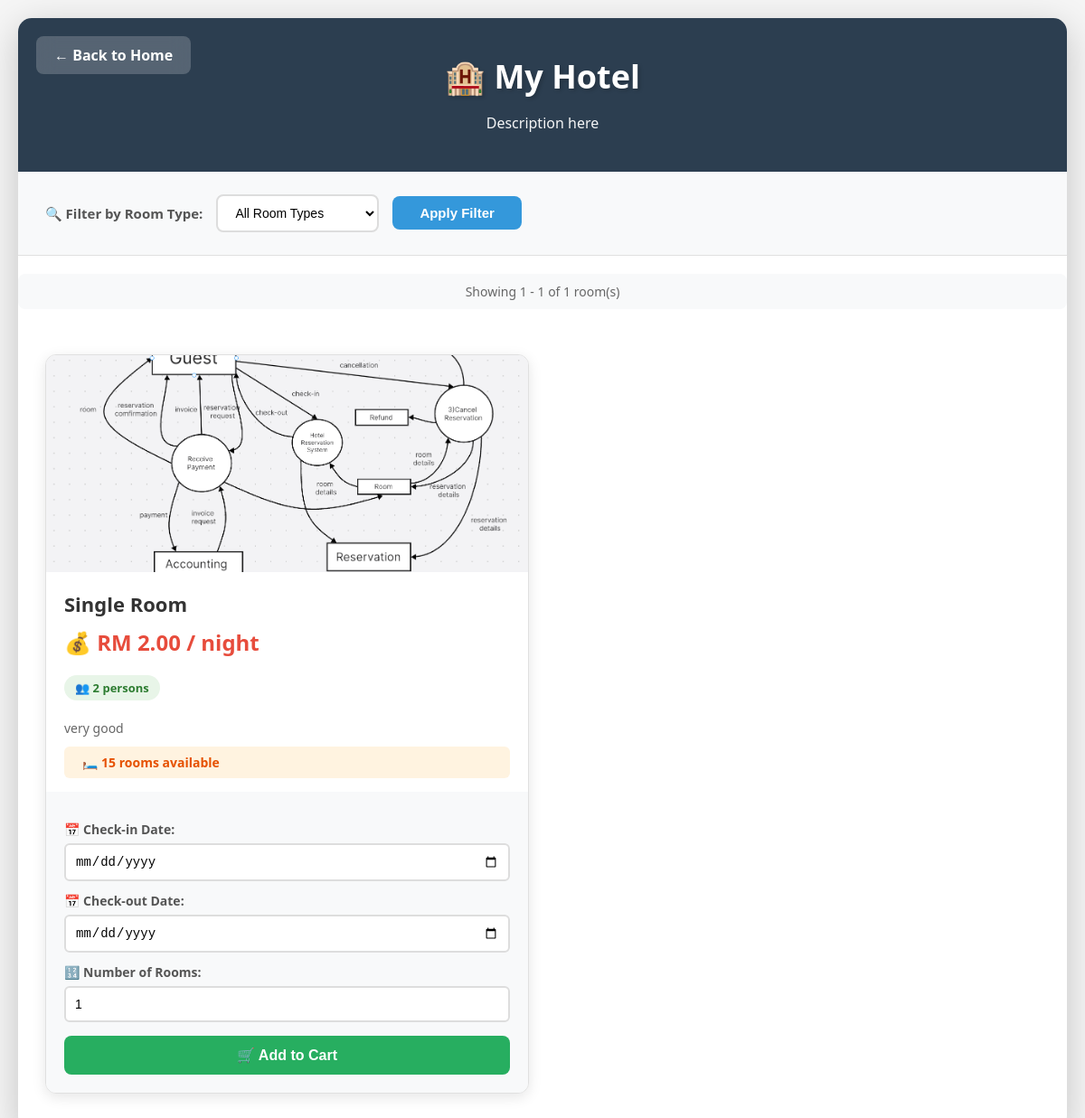
The app's page /php/user_room.php?hotel_id=123457 with its own data.
### tables this page shows
CREATE TABLE `hotel` (
  `HotelID` int(11) NOT NULL,
  `HotelName` varchar(100) DEFAULT NULL,
  `Description` varchar(255) DEFAULT NULL,
  `Address` varchar(255) DEFAULT NULL,
  `City` varchar(50) DEFAULT NULL,
  `Country` varchar(50) DEFAULT NULL,
  `NumRooms` int(11) DEFAULT NULL,
  `Category` varchar(50) DEFAULT NULL,
  `StarRating` int(11) DEFAULT NULL,
  `ImagePath` varchar(255) DEFAULT NULL
);

CREATE TABLE `room` (
  `RoomID` int(11) NOT NULL,
  `HotelID` int(11) DEFAULT NULL,
  `TenantID` int(11) DEFAULT NULL,
  `RoomType` varchar(50) DEFAULT NULL,
  `RoomPrice` decimal(10,2) DEFAULT NULL,
  `RoomDesc` text DEFAULT NULL,
  `RoomImage` varchar(255) DEFAULT NULL,
  `RoomStatus` varchar(20) DEFAULT NULL,
  `Capacity` int(11) DEFAULT NULL,
  `RoomQuantity` int(11) DEFAULT 1
);

### php/user_room.php (the view, shortened to what this page needs)
<?php
include "db_hotel.php";
$hotel_id = isset($_GET['hotel_id']) ? (int)$_GET['hotel_id'] : 0;
$room_type = isset($_GET['room_type']) ? trim($_GET['room_type']) : '';
$rooms_per_page = 3;
$current_page = isset($_GET['page']) ? max(1, (int)$_GET['page']) : 1;
$offset = ($current_page - 1) * $rooms_per_page;
$stmt = $conn->prepare("SELECT * FROM hotel WHERE HotelID = ?");
$stmt->bind_param("i", $hotel_id);
$stmt->execute();
$hotel = $stmt->get_result()->fetch_assoc();
$count_sql = "
    SELECT COUNT(*) as total
    FROM room
    WHERE HotelID = ?
      AND RoomStatus = 'Available'
";
$count_stmt = $conn->prepare($count_sql);
if (!empty($room_type)) {
    $count_stmt->bind_param("is", $hotel_id, $room_type);
} else {
    $count_stmt->bind_param("i", $hotel_id);
}
$count_stmt->execute();
$total_rooms = $count_stmt->get_result()->fetch_assoc()['total'];
$sql = "
    SELECT RoomType, RoomPrice, RoomDesc, RoomImage, Capacity, RoomQuantity
    FROM room
    WHERE HotelID = ?
      AND RoomStatus = 'Available'
";
$sql .= " LIMIT ? OFFSET ?";
$stmt2 = $conn->prepare($sql);
if (!empty($room_type)) {
    $stmt2->bind_param("isii", $hotel_id, $room_type, $rooms_per_page, $offset);
} else {
    $stmt2->bind_param("iii", $hotel_id, $rooms_per_page, $offset);
}
$stmt2->execute();
$rooms = $stmt2->get_result();
?>
<!DOCTYPE html>
<html lang="en">
<head>
    <link rel="stylesheet" href="/Hotel_Booking_System/css/user_room_style.css">
</head>
<body>
    <div class="main-container">
        <div class="page-header">
            <a href="../php/index.php" class="back-home-btn">
                ← Back to Home
            </a>
            <h1>🏨 <?php echo htmlspecialchars($hotel['HotelName']); ?></h1>
            <p class="hotel-description">
                <?php echo htmlspecialchars($hotel['Description']); ?>
            </p>
        </div>
        <div class="filter-section">
            <form method="GET">
                <label for="room_type">🔍 Filter by Room Type:</label>
                <select name="room_type" id="room_type">
                    <option value="">All Room Types</option>
                </select>
                <button type="submit">Apply Filter</button>
            </form>
        </div>
        <?php if ($total_rooms > 0): ?>
            <div class="page-info">
                Showing <?php echo $offset + 1; ?> - <?php echo min($offset + $rooms_per_page, $total_rooms); ?>
                of <?php echo $total_rooms; ?> room(s)
            </div>
        <?php endif; ?>
        <div class="room-grid">
            <?php if ($rooms && $rooms->num_rows > 0): ?>
                <?php while ($r = $rooms->fetch_assoc()): ?>
                    <div class="room-card">
                        <img
                            src="<?php echo !empty($r['RoomImage'])
                                        ? '/Hotel_Booking_System/' . htmlspecialchars($r['RoomImage'])
                                        : '/Hotel_Booking_System/images/no-image.png'; ?>"
                            alt="<?php echo htmlspecialchars($r['RoomType']); ?>"
                            class="room-img">
                        <h3><?php echo htmlspecialchars($r['RoomType']); ?></h3>
                        <p><strong>💰 RM <?php echo number_format($r['RoomPrice'], 2); ?></strong> / night</p>
                        <div class="capacity-badge">
                            👥 <?php echo htmlspecialchars($r['Capacity']); ?> persons
                        </div>
                        <p style="margin-top: 10px;">
                            <?php echo htmlspecialchars($r['RoomDesc']); ?>
                        </p>
                        <div class="available-rooms">
                            🛏️ <?php echo htmlspecialchars($r['RoomQuantity']); ?> rooms available
                        </div>
                        <form action="add_to_cart.php" method="post">
                            <label for="checkin_<?php echo htmlspecialchars($r['RoomType']); ?>">
                                📅 Check-in Date:
                            </label>
                            <input
                                type="date"
                                id="checkin_<?php echo htmlspecialchars($r['RoomType']); ?>"
                                name="checkin_date"
                                required
                                min="<?php echo date('Y-m-d'); ?>">
                            <label for="checkout_<?php echo htmlspecialchars($r['RoomType']); ?>">
                                📅 Check-out Date:
                            </label>
                            <input
                                type="date"
                                id="checkout_<?php echo htmlspecialchars($r['RoomType']); ?>"
                                name="checkout_date"
                                required
                                min="<?php echo date('Y-m-d', strtotime('+1 day')); ?>">
                            <label for="qty_<?php echo htmlspecialchars($r['RoomType']); ?>">
                                🔢 Number of Rooms:
                            </label>
                            <input
                                type="number"
                                id="qty_<?php echo htmlspecialchars($r['RoomType']); ?>"
                                name="qty"
                                min="1"
                                max="<?php echo $r['RoomQuantity']; ?>"
                                value="1"
                                required>
                            <button type="submit">🛒 Add to Cart</button>
                        </form>
                    </div>
                <?php endwhile; ?>
            <?php endif; ?>
        </div>
    </div>
</body>
</html>

### css/user_room_style.css (style rules this page uses)
* { margin: 0; padding: 0; box-sizing: border-box; }
body { font-family: 'Segoe UI', Tahoma, Geneva, Verdana, sans-serif; background: #f5f5f5; min-height: 100vh; padding: 20px; color: #333; }
.main-container { max-width: 1400px; margin: 0 auto; background: white; border-radius: 15px; box-shadow: 0 10px 40px rgba(0, 0, 0, 0.2); overflow: hidden; }
.page-header { background: #2c3e50; color: white; padding: 40px 30px; text-align: center; position: relative; }
.page-header h1 { font-size: 36px; margin-bottom: 10px; font-weight: 700; text-shadow: 2px 2px 4px rgba(0, 0, 0, 0.2); }
.hotel-description { font-size: 16px; line-height: 1.6; margin-top: 15px; opacity: 0.95; max-width: 800px; margin-left: auto; margin-right: auto; }
.back-home-btn { position: absolute; top: 20px; left: 20px; padding: 10px 20px; background: rgba(255, 255, 255, 0.2); color: white; text-decoration: none; border-radius: 8px; font-weight: 600; transition: all 0.3s; backdrop-filter: blur(10px); }
.filter-section { background: #f8f9fa; padding: 25px 30px; border-bottom: 1px solid #e0e0e0; }
.filter-section form { display: flex; align-items: center; gap: 15px; flex-wrap: wrap; }
.filter-section label { font-weight: 600; color: #555; font-size: 15px; }
.filter-section select { padding: 10px 15px; border: 2px solid #ddd; border-radius: 8px; font-size: 14px; background: white; cursor: pointer; transition: all 0.3s; min-width: 180px; }
.filter-section button { padding: 10px 30px; background: #3498db; color: white; border: none; border-radius: 8px; font-size: 15px; font-weight: 600; cursor: pointer; transition: all 0.3s; }
.page-info { text-align: center; color: #666; margin: 20px 0 10px; font-size: 14px; padding: 10px; background: #f8f9fa; border-radius: 8px; }
.room-grid { display: grid; grid-template-columns: repeat(auto-fill, minmax(350px, 1fr)); gap: 30px; padding: 40px 30px; }
.room-card { background: white; border-radius: 12px; overflow: hidden; box-shadow: 0 4px 15px rgba(0, 0, 0, 0.1); transition: all 0.3s ease; border: 1px solid #e0e0e0; }
.room-img { width: 100%; height: 240px; object-fit: cover; display: block; transition: transform 0.3s; }
.room-card h3 { font-size: 22px; color: #333; margin: 20px 20px 10px; font-weight: 700; }
.room-card p { margin: 8px 20px; color: #666; font-size: 14px; line-height: 1.5; }
.room-card p:first-of-type { font-size: 24px; font-weight: 700; color: #e74c3c; margin-top: 10px; }
.capacity-badge { display: inline-block; background: #e8f5e8; color: #2e7d32; padding: 5px 12px; border-radius: 20px; font-size: 13px; font-weight: 600; margin: 10px 20px; }
.available-rooms { background: #fff3e0; color: #e65100; padding: 8px 20px; margin: 10px 20px; border-radius: 6px; font-weight: 600; font-size: 14px; }
.room-card form { padding: 20px; background: #f8f9fa; margin-top: 15px; }
.room-card label { display: block; margin-top: 12px; margin-bottom: 6px; font-weight: 600; color: #555; font-size: 14px; }
.room-card input[type="date"], .room-card input[type="number"] { width: 100%; padding: 10px; border: 2px solid #ddd; border-radius: 6px; font-size: 14px; transition: all 0.3s; }
.room-card button[type="submit"] { width: 100%; padding: 12px; margin-top: 15px; background: #27ae60; color: white; border: none; border-radius: 8px; font-size: 16px; font-weight: 700; cursor: pointer; transition: all 0.3s; }
.room-card { animation: fadeIn 0.5s ease-out; }

### records on screen
hotel: HotelName "My Hotel", Description "Description here"
room: RoomImage (picture), RoomType "Single Room", RoomPrice "2.00", Capacity "2", RoomDesc "very good", RoomQuantity "15"

### other values on screen
$offset + 1 "1"
min($offset + $rooms_per_page, $total_rooms) "1"
$total_rooms "1"
